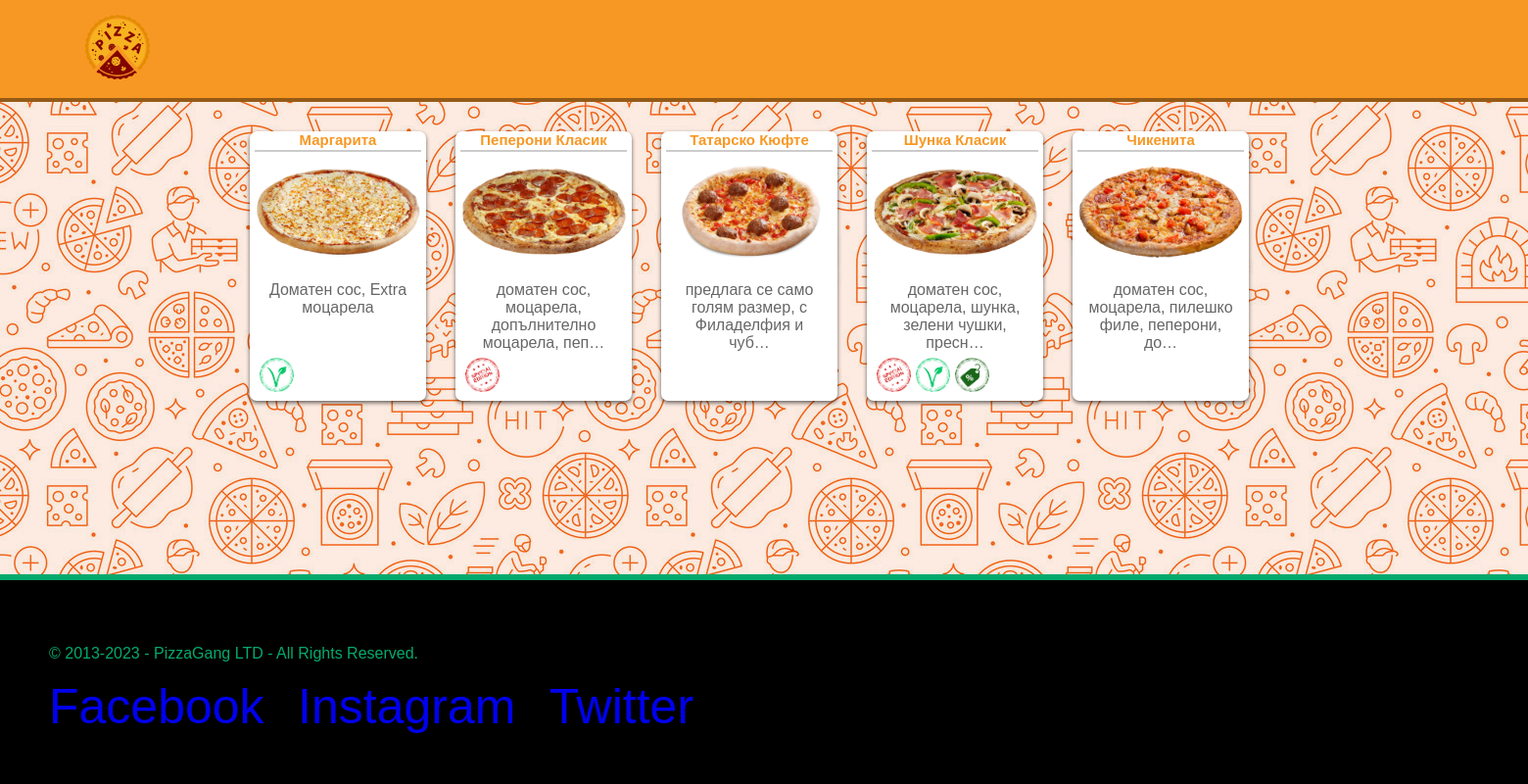
The app's page /menu/ with its own data.
### PizzaGang/web/models.py (models this page shows, shortened)
class Pizza(models.Model):
    PE = "PE"
    SM = "SM"
    ME = "ME"
    LA = "LA"
    SIZE = [
        (PE, "Personal"),
        (SM, "Small"),
        (ME, "Medium"),
        (LA, "Large"),
    ]
    name = models.CharField(max_length=30)
    ingredients = models.TextField()
    image = models.ImageField(upload_to='static/pictures/pizza/', blank=True, null=True)
    size = models.CharField(max_length=30, choices=SIZE, blank=True, null=True, default=ME)
    price = models.FloatField(default=0)
    is_special = models.BooleanField(blank=True, null=True)
    is_offer = models.BooleanField(blank=True, null=True)
    is_vege = models.BooleanField(blank=True, null=True)
    discount = models.IntegerField(blank=True, null=True)

### PizzaGang/web/views.py (the view)
# urls.py: path('menu/', ListPizzaView.as_view(), name='menu'),
class ListPizzaView(ListView):
    template_name = 'menu.html'
    model = Pizza

### templates/menu.html (shortened to what this page needs)
{% extends 'base/base.html' %}
{% load static %}
{% block link %}
    <link rel="stylesheet" href="{% static 'css/menu.css' %}">
{% endblock %}
{% block content %}
    <div class="pizza-box-main-container">
        {% for pizza in object_list %}
        <a href="{% url 'pizza-details' pizza.pk %}">
        <div class="pizza-box-container">
            <h1 class="pizza-title-name">{{ pizza.name }}</h1>
            <hr>
            <div class="pizza-img-container">
                <img src="{{ pizza.image.url }}" alt="pizza-img" class="pizza-img">
            </div>
            <div class="pizza-desc-container">
                <p>{{ pizza.ingredients|truncatechars:50 }}</p>
            </div>
            <div class="hover-target-container">
                {% if pizza.is_special %}
                     <div class="hover-container">
                      <img src="{% static 'pictures/special.png' %}" alt="item-logo" class="hover-target">
                    </div>
                {% endif %}
                {% if pizza.is_vege %}
                     <div class="hover-container">
                      <img src="{% static 'pictures/vege.png' %}" alt="item-logo" class="hover-target">
                    </div>
                {% endif %}
                {% if pizza.is_offer %}
                    <div class="hover-container">
                      <img src="{% static 'pictures/discount.png' %}" alt="item-logo" class="hover-target">
                    </div>
                {% endif %}
            </div>
        </div>
        </a>
        {% endfor %}
    </div>
{% endblock %}

### templates/base/base.html (shortened to what this page needs)
{% load static %}
<!DOCTYPE html>
<html lang="en">
<head>
    <link rel="stylesheet" href="{% static 'css/base.css' %}">
    {% block link %}
    {% endblock %}
</head>
<body>
<header>
    <div class="base-buttons-container">
        <a href="{% url 'home' %}">
            <img src="{% static 'pictures/logo.png' %}" alt="logo" class="logo">
        </a>
    </div>
</header>
<main>
{% block content %}
{% endblock %}
</main>
<div class="footer-container">
    <footer>
    <p>© 2013-2023 - PizzaGang LTD - All Rights Reserved.</p>
    <a href="https://www.facebook.com/">Facebook</a>
    <a href="https://www.instagram.com/">Instagram</a>
    <a href="https://twitter.com/">Twitter</a>
    </footer>
</div>
</body>
</html>

### static/css/base.css (style rules this page uses)
* { font-family: Arial, Helvetica, sans-serif; text-decoration: none; }
html, body { height: 100%; margin: 0; background-image: url("/static/pictures/background.jpg"); }
body { display: flex; flex-direction: column; }
main { flex-grow: 1; }
header { background-color: #f79824; height: 100px; display: flex; border-bottom: 4px solid rgba(0, 0, 0, 0.4); }
.base-buttons-container { display: flex; align-items: center; left: 0; }
.logo { width: 80px; margin-left: 80px; margin-right: 1400px; }
footer { background-color: black; color: #04AA6D; padding: 50px; margin-top: 20px; border-top: 6px solid #04aa6d; }
footer a { font-size: 50px; margin-right: 30px; }

### static/css/menu.css (style rules this page uses)
.pizza-title-name { color: rgb(247, 152, 36); font-size: 15px; margin-bottom: 2px; }
hr { border: none; border-top: 2px solid rgba(0, 0, 0, 0.2); margin: 0; }
.pizza-box-main-container { display: flex; justify-content: center; margin-top: 20px; }
.pizza-box-container { position: relative; height: 275px; width: 170px; border-radius: 7px; background-color: rgb(255, 255, 255); margin-right: 30px; padding-left: 5px; padding-right: 5px; transition: width 0.2s ease-in-out, height 0.2s ease-in-out; text-align: center; box-shadow: 0 2px 4px rgba(0, 0, 0, 0.6); }
.pizza-img-container { margin-top: 10px; overflow: hidden; }
.pizza-img-container img { border-radius: 10px; height: 100%; width: 100%; object-fit: cover; }
.pizza-desc-container { word-wrap: break-word; padding-left: 8px; padding-right: 8px; color: rgba(0, 0, 0, 0.6); }

### templates/menu.html (style rules this page uses)
.hover-target-container { position: absolute; display: flex; bottom: 0; margin-bottom: 5px; margin-right: 5px; margin-left: 5px; }
.hover-target { height: 35px; width: 35px; margin-right: 5px; }

### records on screen
Pizza: name "Маргарита", image (picture), ingredients "Доматен сос, Extra моцарела", is_vege True (drawn)
Pizza: name "Пеперони Класик", image (picture), ingredients "доматен сос, моцарела, допълнително моцарела, пеп…", is_special True (drawn)
Pizza: name "Татарско Кюфте", image (picture), ingredients "предлага се само голям размер, с Филаделфия и чуб…"
Pizza: name "Шунка Класик", image (picture), ingredients "доматен сос, моцарела, шунка, зелени чушки, пресн…", is_special True (drawn), is_vege True (drawn), is_offer True (drawn)
Pizza: name "Чикенита", image (picture), ingredients "доматен сос, моцарела, пилешко филе, пеперони, до…"
